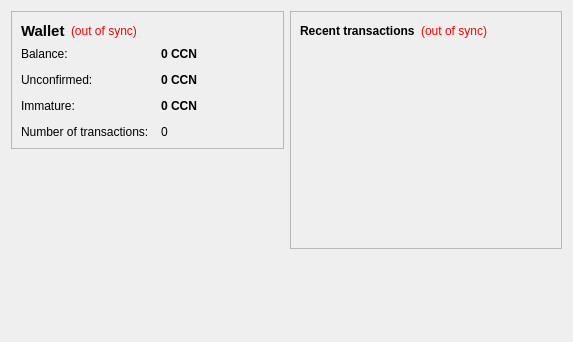
<?xml version="1.0" encoding="UTF-8"?>
<ui version="4.0">
 <class>OverviewPage</class>
 <widget class="QWidget" name="OverviewPage">
  <property name="geometry">
   <rect>
    <x>0</x>
    <y>0</y>
    <width>573</width>
    <height>342</height>
   </rect>
  </property>
  <property name="windowTitle">
   <string>Form</string>
  </property>
  <layout class="QHBoxLayout" name="horizontalLayout" stretch="1,1">
   <item>
    <layout class="QVBoxLayout" name="verticalLayout_2">
     <item>
      <widget class="QFrame" name="frame">
       <property name="frameShape">
        <enum>QFrame::StyledPanel</enum>
       </property>
       <property name="frameShadow">
        <enum>QFrame::Raised</enum>
       </property>
       <layout class="QVBoxLayout" name="verticalLayout_4">
        <item>
         <layout class="QHBoxLayout" name="horizontalLayout_4">
          <item>
           <widget class="QLabel" name="label_5">
            <property name="font">
             <font>
              <pointsize>11</pointsize>
              <weight>75</weight>
              <bold>true</bold>
             </font>
            </property>
            <property name="text">
             <string>Wallet</string>
            </property>
           </widget>
          </item>
          <item>
           <widget class="QLabel" name="labelWalletStatus">
            <property name="toolTip">
             <string>The displayed information may be out of date. Your wallet automatically synchronizes with the ClutchCoin network after a connection is established, but this process has not completed yet.</string>
            </property>
            <property name="styleSheet">
             <string notr="true">QLabel { color: red; }</string>
            </property>
            <property name="text">
             <string notr="true">(out of sync)</string>
            </property>
            <property name="alignment">
             <set>Qt::AlignLeading|Qt::AlignLeft|Qt::AlignVCenter</set>
            </property>
           </widget>
          </item>
          <item>
           <spacer name="horizontalSpacer_2">
            <property name="orientation">
             <enum>Qt::Horizontal</enum>
            </property>
            <property name="sizeHint" stdset="0">
             <size>
              <width>40</width>
              <height>20</height>
             </size>
            </property>
           </spacer>
          </item>
         </layout>
        </item>
        <item>
         <layout class="QFormLayout" name="formLayout_2">
          <property name="fieldGrowthPolicy">
           <enum>QFormLayout::AllNonFixedFieldsGrow</enum>
          </property>
          <property name="horizontalSpacing">
           <number>12</number>
          </property>
          <property name="verticalSpacing">
           <number>12</number>
          </property>
          <item row="0" column="0">
           <widget class="QLabel" name="label">
            <property name="text">
             <string>Balance:</string>
            </property>
           </widget>
          </item>
          <item row="0" column="1">
           <widget class="QLabel" name="labelBalance">
            <property name="font">
             <font>
              <weight>75</weight>
              <bold>true</bold>
             </font>
            </property>
            <property name="cursor">
             <cursorShape>IBeamCursor</cursorShape>
            </property>
            <property name="toolTip">
             <string>Your current balance</string>
            </property>
            <property name="text">
             <string notr="true">0 CCN</string>
            </property>
            <property name="textInteractionFlags">
             <set>Qt::LinksAccessibleByMouse|Qt::TextSelectableByKeyboard|Qt::TextSelectableByMouse</set>
            </property>
           </widget>
          </item>
          <item row="1" column="0">
           <widget class="QLabel" name="label_3">
            <property name="text">
             <string>Unconfirmed:</string>
            </property>
           </widget>
          </item>
          <item row="1" column="1">
           <widget class="QLabel" name="labelUnconfirmed">
            <property name="font">
             <font>
              <weight>75</weight>
              <bold>true</bold>
             </font>
            </property>
            <property name="cursor">
             <cursorShape>IBeamCursor</cursorShape>
            </property>
            <property name="toolTip">
             <string>Total of transactions that have yet to be confirmed, and do not yet count toward the current balance</string>
            </property>
            <property name="text">
             <string notr="true">0 CCN</string>
            </property>
            <property name="textInteractionFlags">
             <set>Qt::LinksAccessibleByMouse|Qt::TextSelectableByKeyboard|Qt::TextSelectableByMouse</set>
            </property>
           </widget>
          </item>
          <item row="3" column="0">
           <widget class="QLabel" name="label_2">
            <property name="text">
             <string>Number of transactions:</string>
            </property>
           </widget>
          </item>
          <item row="3" column="1">
           <widget class="QLabel" name="labelNumTransactions">
            <property name="toolTip">
             <string>Total number of transactions in wallet</string>
            </property>
            <property name="text">
             <string notr="true">0</string>
            </property>
           </widget>
          </item>
          <item row="2" column="0">
           <widget class="QLabel" name="labelImmatureText">
            <property name="text">
             <string>Immature:</string>
            </property>
           </widget>
          </item>
          <item row="2" column="1">
           <widget class="QLabel" name="labelImmature">
            <property name="font">
             <font>
              <weight>75</weight>
              <bold>true</bold>
             </font>
            </property>
            <property name="toolTip">
             <string>Mined balance that has not yet matured</string>
            </property>
            <property name="text">
             <string notr="true">0 CCN</string>
            </property>
            <property name="textInteractionFlags">
             <set>Qt::LinksAccessibleByMouse|Qt::TextSelectableByKeyboard|Qt::TextSelectableByMouse</set>
            </property>
           </widget>
          </item>
         </layout>
        </item>
       </layout>
      </widget>
     </item>
     <item>
      <spacer name="verticalSpacer">
       <property name="orientation">
        <enum>Qt::Vertical</enum>
       </property>
       <property name="sizeHint" stdset="0">
        <size>
         <width>20</width>
         <height>40</height>
        </size>
       </property>
      </spacer>
     </item>
    </layout>
   </item>
   <item>
    <layout class="QVBoxLayout" name="verticalLayout_3">
     <item>
      <widget class="QFrame" name="frame_2">
       <property name="frameShape">
        <enum>QFrame::StyledPanel</enum>
       </property>
       <property name="frameShadow">
        <enum>QFrame::Raised</enum>
       </property>
       <layout class="QVBoxLayout" name="verticalLayout">
        <item>
         <layout class="QHBoxLayout" name="horizontalLayout_2">
          <item>
           <widget class="QLabel" name="label_4">
            <property name="text">
             <string>&lt;b&gt;Recent transactions&lt;/b&gt;</string>
            </property>
           </widget>
          </item>
          <item>
           <widget class="QLabel" name="labelTransactionsStatus">
            <property name="toolTip">
             <string>The displayed information may be out of date. Your wallet automatically synchronizes with the ClutchCoin network after a connection is established, but this process has not completed yet.</string>
            </property>
            <property name="styleSheet">
             <string notr="true">QLabel { color: red; }</string>
            </property>
            <property name="text">
             <string notr="true">(out of sync)</string>
            </property>
            <property name="alignment">
             <set>Qt::AlignRight|Qt::AlignTrailing|Qt::AlignVCenter</set>
            </property>
           </widget>
          </item>
          <item>
           <spacer name="horizontalSpacer">
            <property name="orientation">
             <enum>Qt::Horizontal</enum>
            </property>
            <property name="sizeHint" stdset="0">
             <size>
              <width>40</width>
              <height>20</height>
             </size>
            </property>
           </spacer>
          </item>
         </layout>
        </item>
        <item>
         <widget class="QListView" name="listTransactions">
          <property name="styleSheet">
           <string notr="true">QListView { background: transparent; }</string>
          </property>
          <property name="frameShape">
           <enum>QFrame::NoFrame</enum>
          </property>
          <property name="verticalScrollBarPolicy">
           <enum>Qt::ScrollBarAlwaysOff</enum>
          </property>
          <property name="horizontalScrollBarPolicy">
           <enum>Qt::ScrollBarAlwaysOff</enum>
          </property>
          <property name="selectionMode">
           <enum>QAbstractItemView::NoSelection</enum>
          </property>
         </widget>
        </item>
       </layout>
      </widget>
     </item>
     <item>
      <spacer name="verticalSpacer_2">
       <property name="orientation">
        <enum>Qt::Vertical</enum>
       </property>
       <property name="sizeHint" stdset="0">
        <size>
         <width>20</width>
         <height>40</height>
        </size>
       </property>
      </spacer>
     </item>
    </layout>
   </item>
  </layout>
 </widget>
 <resources/>
 <connections/>
</ui>
